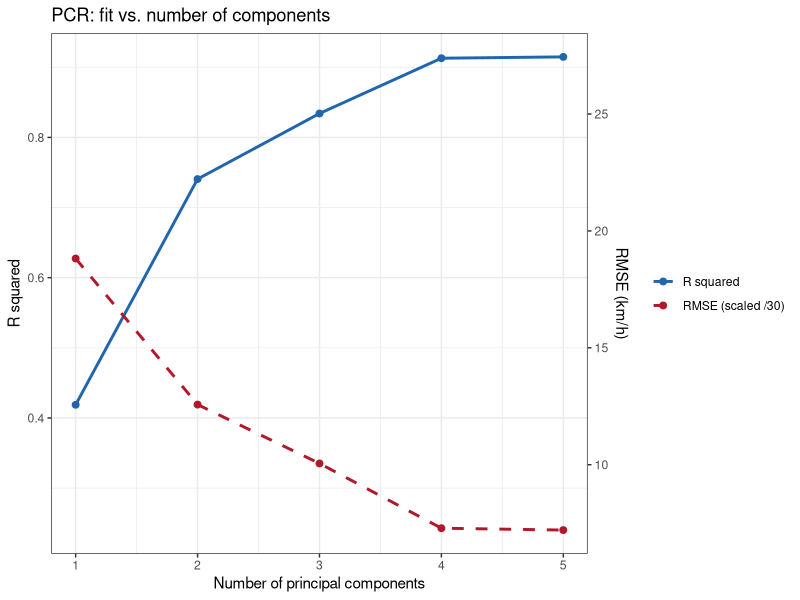
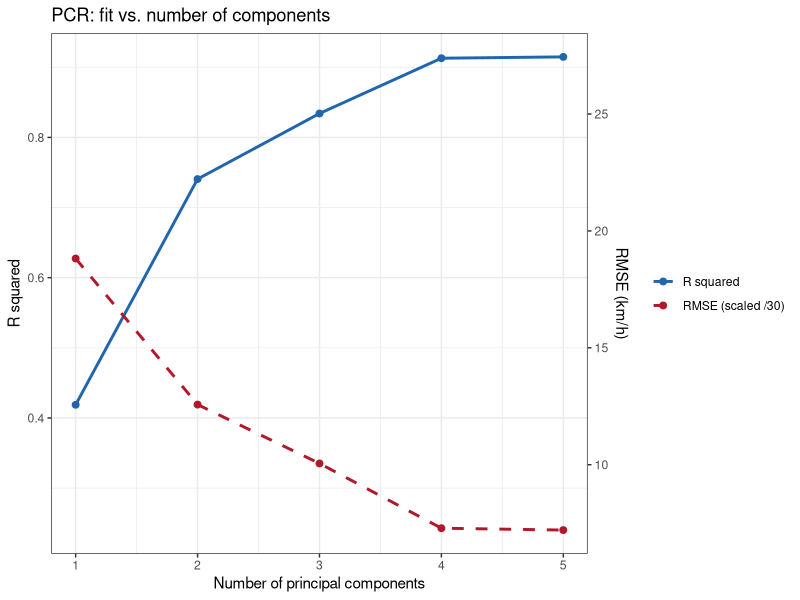

Source code (R) for these figures, in order:
# =====================================================================
# 5. Principal component regression (PCR)
# Regress speed on the uncorrelated components instead of the raw,
# collinear predictors.
# =====================================================================

library(tidyverse)
library(car)
library(ggplot2)

dir.create("figures", showWarnings = FALSE)
dir.create("results", showWarnings = FALSE)

df     <- read_csv("data/cars.csv", show_col_types = FALSE)
df_num <- df %>% select(where(is.numeric))

var      <- df_num %>% select(displace, power, weight, length, width)
pca_car  <- prcomp(var, scale. = TRUE)

# --- 5.1 Scores + target ----------------------------------------------
df_pca <- as_tibble(pca_car$x) %>% mutate(speed = df_num$speed)

# --- 5.2 PCR with the first two components ----------------------------
# PC1 + PC2 already carry 93.8% of the predictor variance.
lm_pca <- lm(speed ~ PC1 + PC2, data = df_pca)

summary(lm_pca)
#   R2      = 0.7406   Adjusted R2 = 0.7159
#   F(2,21) = 29.97    p = 7.03e-07   Residual SE = 13.44 km/h
#
#   term        estimate   std.error   t value   Pr(>|t|)
#   (Intercept)  183.083      2.744     66.73    < 2e-16
#   PC1            7.989      1.372      5.82    9.0e-06
#   PC2           19.841      3.887      5.10    4.7e-05

vif(lm_pca)      # = 1 for both components (orthogonal by construction)

# --- 5.3 How many components should be kept? -------------------------
pcr_grid <- map_dfr(1:5, function(k) {
  f    <- as.formula(paste("speed ~", paste0("PC", 1:k, collapse = " + ")))
  m    <- lm(f, data = df_pca)
  pred <- predict(m)
  tibble(
    n_components   = k,
    r_squared      = round(summary(m)$r.squared, 4),
    adj_r_squared  = round(summary(m)$adj.r.squared, 4),
    rmse           = round(sqrt(mean((df_num$speed - pred)^2)), 4),
    sigma          = round(summary(m)$sigma, 4)
  )
})
pcr_grid
#   1 component : R2 0.4188, RMSE 18.82
#   2 components: R2 0.7406, RMSE 12.57   <-- parsimonious choice
#   3 components: R2 0.8341, RMSE 10.05
#   5 components: R2 0.9148, RMSE  7.21   <-- identical to the OLS model
# (with all 5 components PCR reproduces OLS exactly: no information is
#  lost, but nothing is gained either)

p_grid <- ggplot(pcr_grid, aes(x = n_components)) +
  geom_line(aes(y = r_squared, colour = "R squared"), linewidth = 1) +
  geom_point(aes(y = r_squared, colour = "R squared"), size = 2) +
  geom_line(aes(y = rmse / 30, colour = "RMSE (scaled /30)"), linewidth = 1,
            linetype = "dashed") +
  geom_point(aes(y = rmse / 30, colour = "RMSE (scaled /30)"), size = 2) +
  scale_y_continuous(sec.axis = sec_axis(~ . * 30, name = "RMSE (km/h)")) +
  scale_colour_manual(values = c("R squared" = "#2166AC",
                                 "RMSE (scaled /30)" = "#B2182B")) +
  labs(title = "PCR: fit vs. number of components",
       x = "Number of principal components", y = "R squared",
       colour = NULL) +
  theme_bw()

p_grid
ggsave("figures/05_pcr_component_grid.png", p_grid, width = 6.5, height = 4, dpi = 150)

# --- 5.4 Correlations between components and the target ---------------
round(cor(df_pca[, 1:5], df_pca$speed), 3)
# PC1 0.647 | PC2 0.567 | PC3 0.306 | PC4 -0.281 | PC5 0.044
# PC2 is worth keeping even though it explains only 10.4% of the
# predictor variance: it is relatively more informative about speed.

write_csv(pcr_grid, "results/05_pcr_grid.csv")
